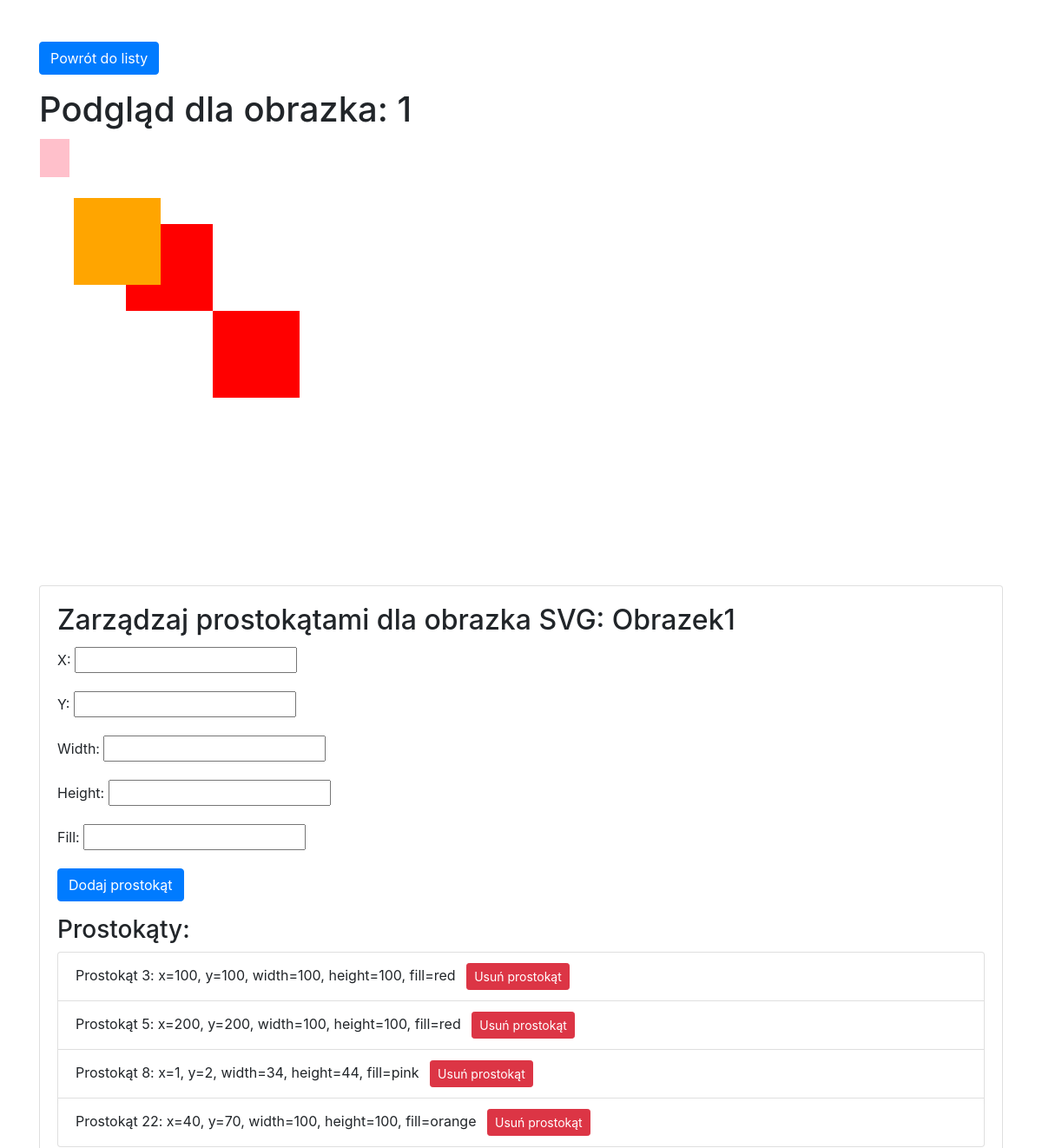
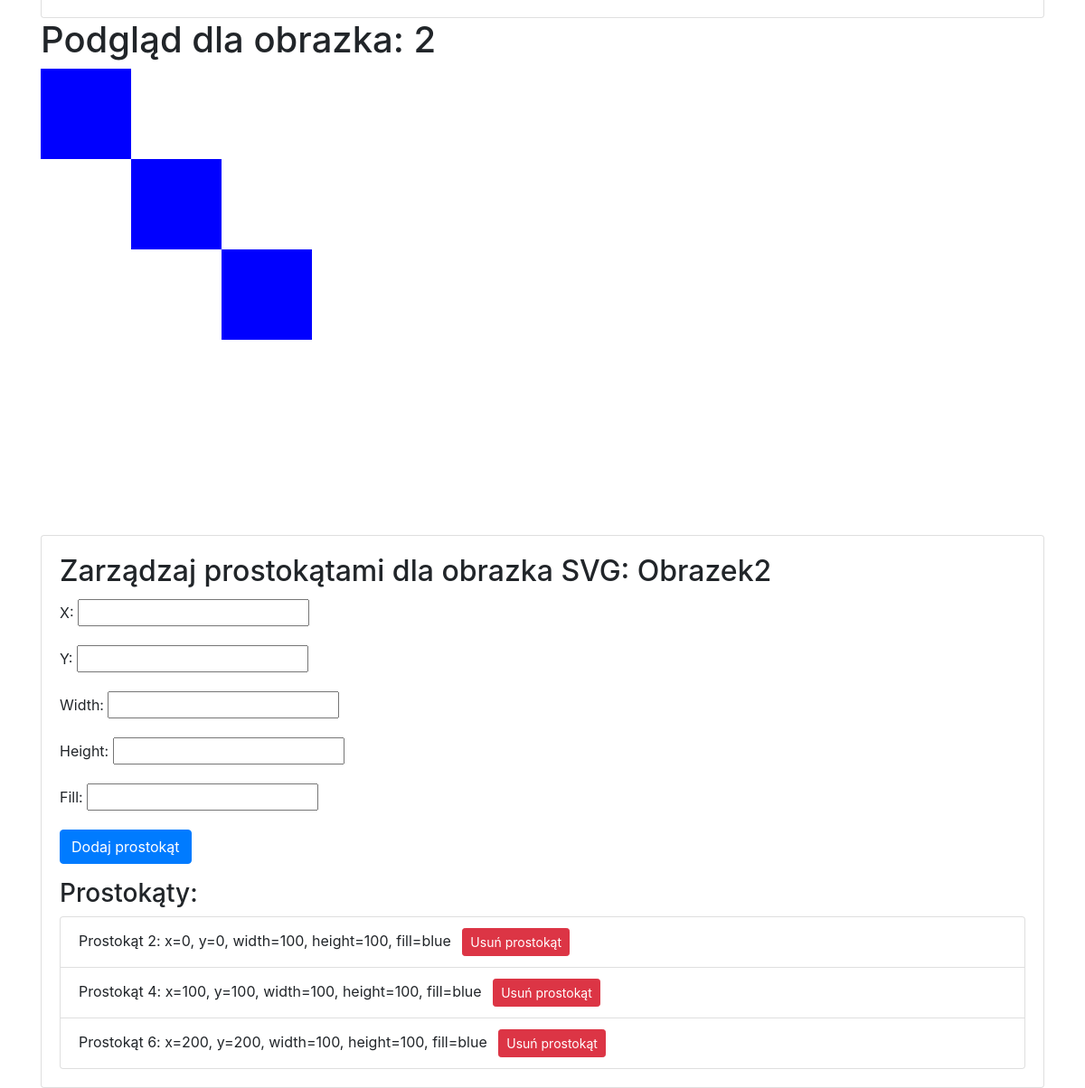
Screenshot of /manage_my_pictures/3/ with the database file from the repository (2 pictures, top to bottom).
### polls/models.py (models this page shows, shortened)
class SVGImage(models.Model):
    image_name = models.CharField(max_length=200, default="1")
    width = models.PositiveIntegerField()
    height = models.PositiveIntegerField()
    viewbox = models.CharField(max_length=50) # obszar widzenia obrazka
    version = models.CharField(max_length=10) # wersja svg
    xmlns = models.URLField()
    users = models.ManyToManyField(User)
    description = models.TextField(blank=True)
    pub_date = models.DateTimeField(default=timezone.now())
    tags = models.ManyToManyField(Tag, blank=True)

class Rectangle(models.Model):
    svg_image = models.ForeignKey(SVGImage, on_delete=models.CASCADE, related_name='rectangles')
    x = models.PositiveIntegerField()
    y = models.PositiveIntegerField()
    width = models.PositiveIntegerField()
    height = models.PositiveIntegerField()
    fill = models.CharField(max_length=20) # wypełnienie

### polls/views.py (the view)
# urls.py: path("manage_my_pictures/<int:user_id>/", views.manage_my_pictures, name = 'manage_my_pictures'),
def manage_my_pictures(request, user_id):
    user = User.objects.get(id=user_id)
    form = RectangleForm()
    svg_images = user.svgimage_set.all()
    if request.method == 'POST':
        if 'add' in request.POST:
            form = RectangleForm(request.POST)
            if form.is_valid():
                rectangle = form.save(commit=False)
                image_id = int(request.POST.get('image_id'))
                rectangle.svg_image = get_object_or_404(SVGImage, id=image_id)
                rectangle.save()
                return render(request, 'polls/manage_my.html', {'svg_images':svg_images,'form':form})
        elif 'remove' in request.POST:
            image_id = request.POST.get('image_id')
            rectangle_id = request.POST.get('rectangle_id')
            if rectangle_id:
                svgimage = get_object_or_404(SVGImage, id=image_id)
                rectangle = get_object_or_404(Rectangle, id=rectangle_id)
                svgimage.del_rectangle(rectangle_id)
                return render(request, 'polls/manage_my.html', {'form': form, 'svg_images': svg_images})
    else:
        return render(request, 'polls/manage_my.html', {'form': form, 'svg_images': svg_images})

### polls/forms.py
class RectangleForm(forms.ModelForm):
    rectangle_id = forms.IntegerField(widget=forms.HiddenInput, required=False)  # Dodanie pola na ID prostokąta
    image_id = forms.IntegerField(widget=forms.HiddenInput, required=False)  # Dodanie pola na ID prostokąta
    class Meta:
        model = Rectangle
        fields = ['image_id','rectangle_id', 'x', 'y', 'width', 'height', 'fill']

### polls/templates/polls/manage_my.html (shortened to what this page needs)
<!DOCTYPE html>
<html lang="en">
<head>
    <link rel="stylesheet" href="https://stackpath.bootstrapcdn.com/bootstrap/4.5.2/css/bootstrap.min.css">
</head>
<body>
    <div class="container mt-5">
        <a href="/" class="btn btn-primary mb-3">Powrót do listy</a>
        {% for image in svg_images %}
            <h1>Podgląd dla obrazka: {{ image.id }}</h1>
            <svg width="{{ image.width }}" height="{{ image.height }}" viewBox="{{ image.viewbox }}" version="{{ image.version }}" xmlns="{{ image.xmlns }}">
                {% for rect in image.rectangles.all %}
                    <rect x="{{ rect.x }}" y="{{ rect.y }}" width="{{ rect.width }}" height="{{ rect.height }}" fill="{{ rect.fill }}" />
                {% endfor %}
            </svg>
            <div class="card mt-3">
                <div class="card-body">
                    <h2 class="card-title">Zarządzaj prostokątami dla obrazka SVG: {{ image.image_name }}</h2>
                    <form method="post">
                        {{ form.as_p }}
                        <button type="submit" name="add" class="btn btn-primary">Dodaj prostokąt</button>
                    </form>
                    {% if image.rectangles.all %}
                        <h3 class="mt-3">Prostokąty:</h3>
                        <ul class="list-group">
                            {% for rectangle in image.rectangles.all %}
                                <li class="list-group-item">
                                    Prostokąt {{ rectangle.id }}: x={{ rectangle.x }}, y={{ rectangle.y }}, width={{ rectangle.width }}, height={{ rectangle.height }}, fill={{ rectangle.fill }}
                                    <form method="post" class="d-inline">
                                        <button type="submit" name="remove" class="btn btn-danger btn-sm ml-2">Usuń prostokąt</button>
                                    </form>
                                </li>
                            {% endfor %}
                        </ul>
                    {% endif %}
                </div>
            </div>
        {% endfor %}
    </div>
</body>
</html>

### rows the page displays
SVGImage: id "1", width 500 (drawn), image_name "Obrazek1"
Rectangle: id "3", x "100", y "100", width "100", height "100", fill "red"
Rectangle: id "5", x "200", y "200", width "100", height "100", fill "red"
Rectangle: id "8", x "1", y "2", width "34", height "44", fill "pink"
Rectangle: id "22", x "40", y "70", width "100", height "100", fill "orange"
SVGImage: id "2", width 500 (drawn), image_name "Obrazek2"
Rectangle: id "2", x "0", y "0", width "100", height "100", fill "blue"
Rectangle: id "4", x "100", y "100", width "100", height "100", fill "blue"
Rectangle: id "6", x "200", y "200", width "100", height "100", fill "blue"
